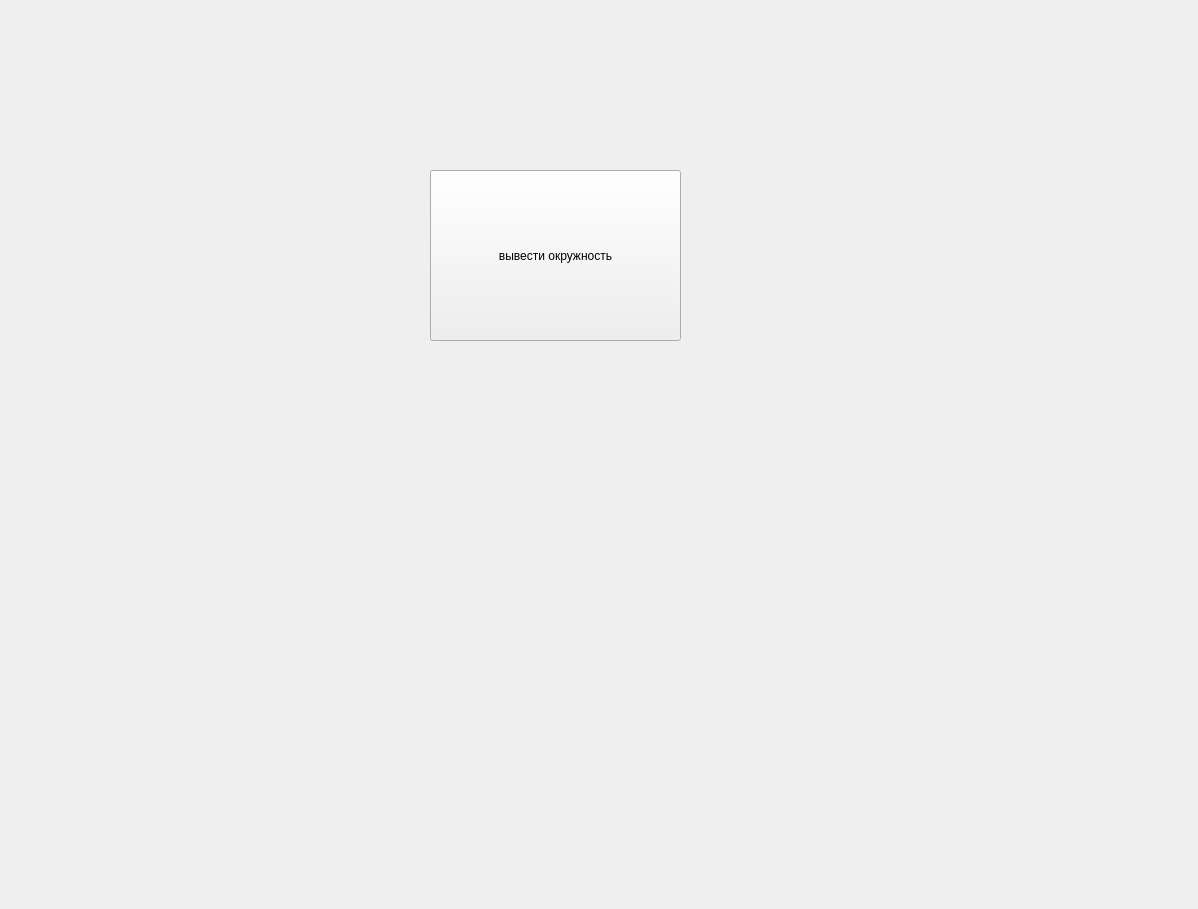
<?xml version="1.0" encoding="UTF-8"?>
<ui version="4.0">
 <class>Form</class>
 <widget class="QWidget" name="Form">
  <property name="geometry">
   <rect>
    <x>0</x>
    <y>0</y>
    <width>1198</width>
    <height>909</height>
   </rect>
  </property>
  <property name="windowTitle">
   <string>Form</string>
  </property>
  <widget class="QPushButton" name="pushButton">
   <property name="geometry">
    <rect>
     <x>430</x>
     <y>170</y>
     <width>251</width>
     <height>171</height>
    </rect>
   </property>
   <property name="text">
    <string>вывести окружность</string>
   </property>
  </widget>
 </widget>
 <resources/>
 <connections/>
</ui>
